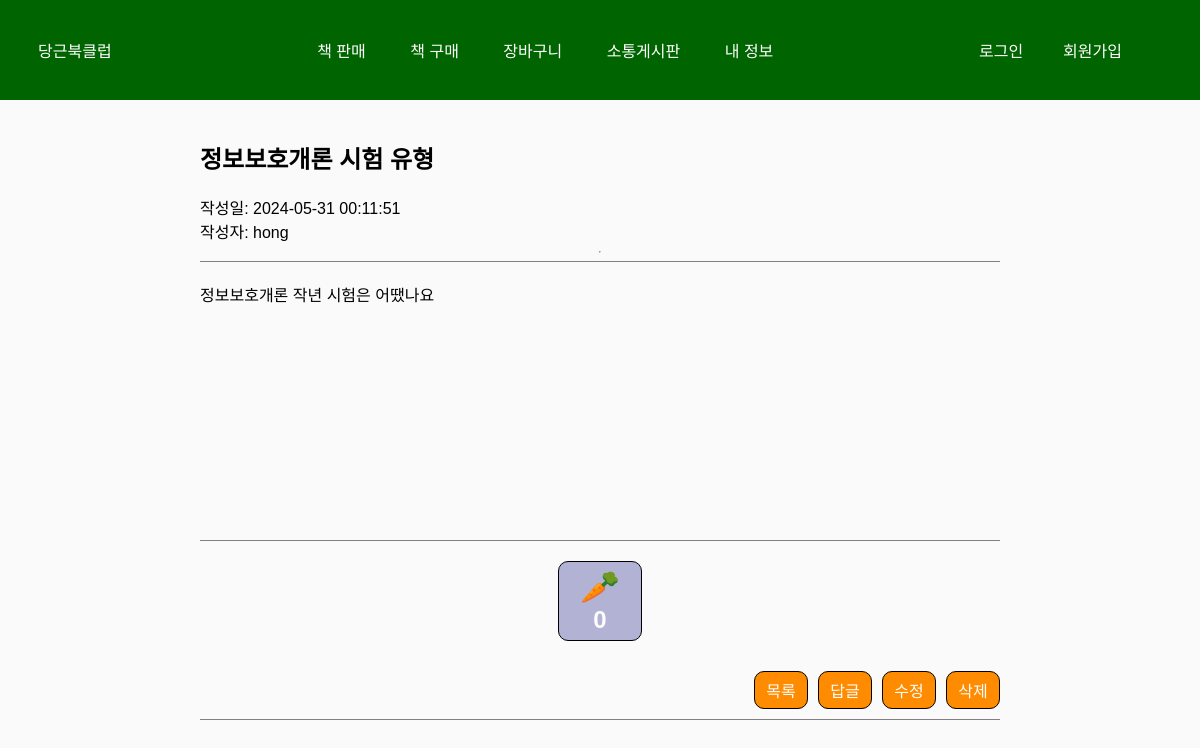
The page /carrot-bookclub/boardView.php?bid=7 on the database its author committed.
### tables this page shows
CREATE TABLE `board` (
  `bid` int(11) NOT NULL,
  `userid` varchar(45) DEFAULT NULL,
  `subject` varchar(245) DEFAULT NULL,
  `content` text DEFAULT NULL,
  `regdate` datetime DEFAULT current_timestamp(),
  `modifydate` datetime DEFAULT NULL,
  `status` tinyint(1) DEFAULT 1,
  `parent_id` int(11) DEFAULT NULL,
  `likes` int(11) NOT NULL DEFAULT 0
);

### carrot-bookclub/boardView.php (the view, shortened to what this page needs)
<?php
include $_SERVER["DOCUMENT_ROOT"]."/course/components/header.php";
$bid=$_GET["bid"];
$result = $mysqli->query("select * from board where bid=".$bid) or die("query error => ".$mysqli->error);
$rs = $result->fetch_object();
?>
<head>
    <link href="css/navbar.css" rel="stylesheet">
    <link href="css/boardView.css" rel="stylesheet">
</head>
<body>
    <div class="navbar">
        <div class="nav-container">
            <div class=logo>
                <a href="/course/index.php">당근북클럽</a>
            </div>
            <div class="function">
                <a href="/course/sell.php">책 판매</a>
                <a href="/course/items.php">책 구매</a>
                <a href="/course/cart.php">장바구니</a>
                <a href="/course/board.php">소통게시판</a>
                <a href="/course/mypage.php">내 정보</a>
            </div>
            <div class="login">
                <a href="/course/member/login.php">로그인</a>
                <a href="/course/member/signup.php">회원가입</a>
            </div>
        </div>
    </div>
    <div class="blog-post">
        <div>
            <h2 class="blog-post-title"><?php echo $rs->subject;?></h2>
            <div class="blog-post-meta">작성일: <?php echo $rs->regdate;?> </div>
            <div>작성자: <a href="#"><?php echo $rs->userid;?></a></div>
        </div>
        <hr>
        <div class="blog-content">
            <?php echo $rs->content;?>
        </div>
        <div class="like">
            <div class="like-button" onclick="location.href='/course/boardLike.php?bid=<?php echo $rs->bid;?>'">🥕
                <div class="like-count"> <?php echo $rs->likes;?></div>
            </div>
            <nav class="blog-pagination" aria-label="Pagination">
                <a class="btn-function" href="/course/board.php">목록</a>
                <a class="btn-function" href="/course/write.php?parent_id=<?php echo $rs->bid;?>">답글</a>
                <a class="btn-function" href="/course/write.php?bid=<?php echo $rs->bid;?>">수정</a>
                <a class="btn-function" href="/course/delete.php?bid=<?php echo $rs->bid;?>">삭제</a>
            </nav>
        </div>
    </div>
</body>

### carrot-bookclub/css/navbar.css (style rules this page uses)
body { background-color: white; }
.nav-container { margin: 0 auto; padding: 20px; display: flex; justify-content: space-between; }
.navbar { background-color: darkgreen; color: #fff; padding: 18px; }
.navbar a { color: #fff; text-decoration: none; margin-right: 40px; }
.login { display: flex; justify-content: space-between; align-items: center; }

### carrot-bookclub/css/boardView.css (style rules this page uses)
body { font-family: Arial, sans-serif; margin: 0; padding: 0; background-color: #fafafa; }
.blog-post { display: flex; padding: 20px; flex-direction: column; justify-content: space-between; margin: 0 auto; width: 800px; height: 600px; }
.blog-content { margin: 0 auto; height: 500px; width: 100%; padding-top: 20px; border-top: 0.5px solid gray; border-bottom: 0.5px solid gray; }
.blog-pagination { display: flex; justify-content: flex-end; gap: 10px; padding-top: 10px; border-bottom: 0.5px solid gray; padding-bottom: 10px; }
a { text-decoration: none; color: black; }
.btn-function { display: flex; justify-content: center; border: 0.5px solid black; width: 40px; border-radius: 10px; padding: 6px; text-decoration: none; color: rgb(255, 252, 252); background-color: darkorange; }
.like-button { margin: 0 auto; margin-bottom: 20px; margin-top: 20px; display: flex; flex-direction: column; justify-content: center; align-items: center; border: 0.5px solid black; width: 70px; font-size: 32px; border-radius: 10px; padding: 6px; text-decoration: none; color: rgb(255, 252, 252); background-color: rgb(178, 178, 213); }
.like-count { font-weight: bold; font-size: 24px; }

### rows shown on the page
board: subject "정보보호개론 시험 유형", regdate "2024-05-31 00:11:51", userid "hong", content "정보보호개론 작년 시험은 어땠나요", likes "0"
